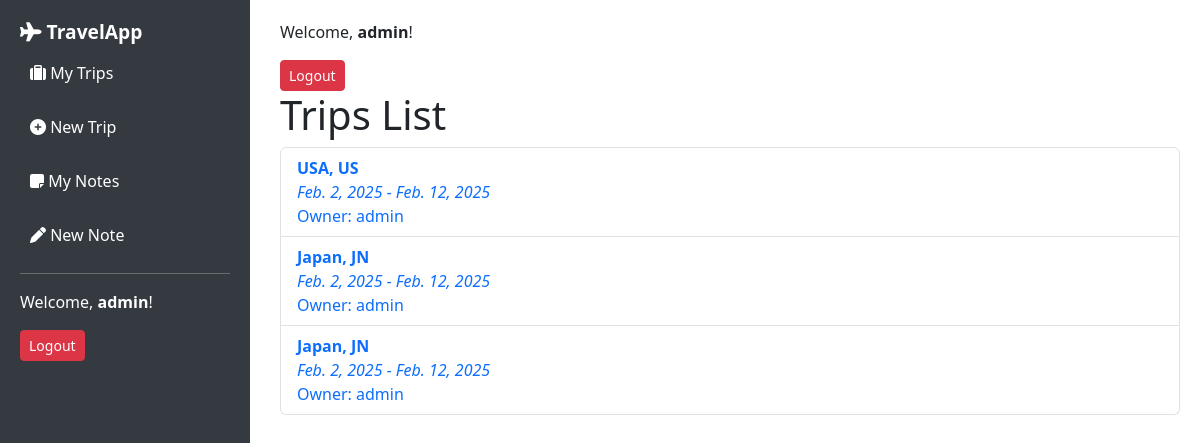
The page /dashboard/ (signed in) on the database its author committed.
### trip/models.py (models this page shows, shortened)
class Trip(models.Model):
    city = models.CharField(max_length=100)
    country = models.CharField(max_length=2)  # ISO country code (e.g., "US", "IN")
    start_date = models.DateField(blank=True, null=True)
    end_date = models.DateField(blank=True, null=True)
    owner = models.ForeignKey(User, on_delete=models.CASCADE)

### trip/views.py (the view)
# urls.py: path('dashboard/', trips_list, name='trip-list'),
def trips_list(request):
    trips = Trip.objects.filter(owner=request.user)
    return render(request, 'trip/trips_list.html', {'trips': trips})

### trip/templates/trip/trips_list.html (shortened to what this page needs)
{% extends "trip/_base.html" %}
{% block content %}
    <div class="auth-section">
        {% if user.is_authenticated %}
            <p>Welcome, <strong>{{ user.username }}</strong>!</p>
            <form method="post" action="{% url 'logout' %}">
                <button type="submit" class="logout-btn btn btn-danger btn-sm">Logout</button>
            </form>
        {% else %}
            <div class="login-links">
                <a href="{% url 'login' %}" class="btn btn-primary btn-sm">Login</a>
                <a href="{% url 'signup' %}" class="btn btn-success btn-sm">Sign Up</a>
            </div>
        {% endif %}
    </div>
    <h1>Trips List</h1>
    {% if trips %}
        <ul class="list-group">
            {% for trip in trips %}
                <li class="list-group-item">
                    <a href="{% url 'trip-detail' trip.pk %}" class="text-decoration-none">
                        <strong>{{ trip.city }}, {{ trip.country }}</strong> <br>
                        <em>{{ trip.start_date }} - {{ trip.end_date }}</em> <br>
                        Owner: {{ trip.owner.username }}
                    </a>
                </li>
            {% endfor %}
        </ul>
    {% else %}
        <p class="alert alert-warning">No trips available.</p>
    {% endif %}
{% endblock %}

### trip/templates/trip/_base.html (shortened to what this page needs)
<!DOCTYPE html>
<html lang="en">
<head>
    <link href="https://cdn.jsdelivr.net/npm/bootstrap@5.3.0/dist/css/bootstrap.min.css" rel="stylesheet">
    <link rel="stylesheet" href="https://cdnjs.cloudflare.com/ajax/libs/font-awesome/6.4.0/css/all.min.css">
</head>
<body>
    <div class="sidebar">
        <h2 class="navbar-brand"><i class="fa-solid fa-plane"></i> TravelApp</h2>
        <a href="{% url 'trip-list' %}"><i class="fa-solid fa-suitcase"></i> My Trips</a>
        <a href="{% url 'trip-create' %}"><i class="fa-solid fa-plus-circle"></i> New Trip</a>
        <a href="{% url 'note-list' %}"><i class="fa-solid fa-sticky-note"></i> My Notes</a>
        <a href="{% url 'note-create' %}"><i class="fa-solid fa-pen"></i> New Note</a>
        <hr>
        {% if user.is_authenticated %}
            <p>Welcome, <strong>{{ user.username }}</strong>!</p>
            <form method="post" action="{% url 'logout' %}">
                <button type="submit" class="btn btn-danger btn-sm">Logout</button>
            </form>
        {% else %}
            <a href="{% url 'login' %}" class="btn btn-primary btn-sm">Login</a>
            <a href="{% url 'signup' %}" class="btn btn-success btn-sm">Sign Up</a>
        {% endif %}
    </div>
    <div class="content">
        {% block content %}{% endblock %}
    </div>
</body>
</html>

### trip/templates/trip/_base.html (style rules this page uses)
body { display: flex; height: 100vh; margin: 0; }
.sidebar { width: 250px; background-color: #343a40; color: white; padding: 20px; position: fixed; height: 100vh; }
.sidebar a { display: block; color: white; text-decoration: none; padding: 10px; margin-bottom: 10px; border-radius: 5px; cursor: pointer; }
.content { margin-left: 260px; padding: 20px; width: 100%; }
.navbar-brand { font-size: 1.2rem; font-weight: bold; }

### rows shown on the page
Trip: city "USA", country "US", start_date "Feb. 2, 2025", end_date "Feb. 12, 2025", owner.username "admin"
Trip: city "Japan", country "JN", start_date "Feb. 2, 2025", end_date "Feb. 12, 2025", owner.username "admin"
Trip: city "Japan", country "JN", start_date "Feb. 2, 2025", end_date "Feb. 12, 2025", owner.username "admin"

### other values the page prints
{{ user.username }} "admin"
